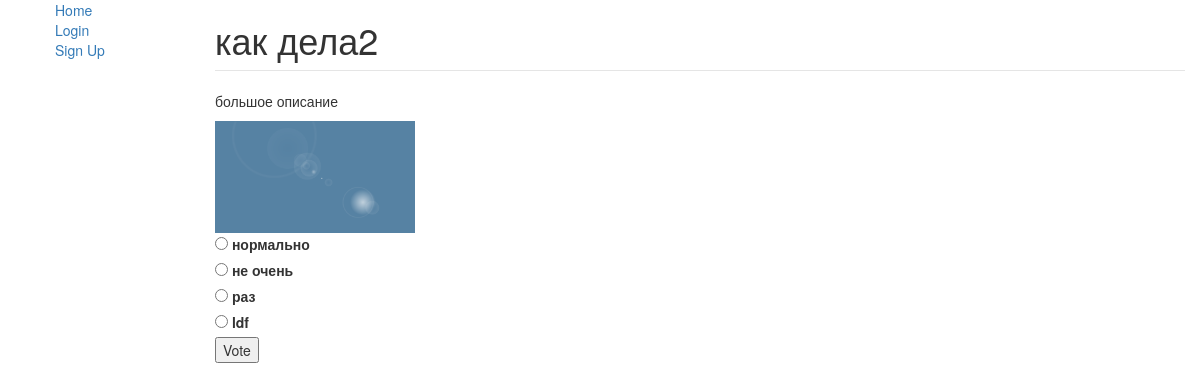
The app's page /polls/2/ with its own data.
### polls/models.py (models this page shows, shortened)
class Question(models.Model):
    question_text = models.CharField(max_length=200)
    pub_date = models.DateTimeField('date published')
    question_votes = models.IntegerField(default=0)
    short_description = models.CharField(max_length=400)
    description = models.CharField(max_length=3000)
    image = models.ImageField(upload_to='media/questions', blank=True)
    @property
    def was_published_recently(self):
        return self.pub_date >= timezone.now() - datetime.timedelta(days=1)

class Choice(models.Model):
    question = models.ForeignKey(Question, on_delete=models.CASCADE)
    choice_text = models.CharField(max_length=200)
    votes = models.IntegerField(default=0)

### polls/views.py (the view)
# urls.py: path('<int:pk>/', views.DetailView.as_view(), name='detail'),
class DetailView(generic.DetailView):
    model = Question
    template_name = 'polls/detail.html'
    def get_object(self, queryset=None):
        question = super(DetailView, self).get_object(queryset)
        if question.was_published_recently or self.request.user.is_staff:
            return question
        else:
            raise PermissionDenied()

### polls/templates/polls/detail.html (shortened to what this page needs)
{% extends "polls/base_generic.html" %}
{% block content %}
<form action="{% url 'polls:vote' question.id %}" method="post">
    <fieldset>
        <legend>
            <h1>{{question.question_text}}</h1>
        </legend>
        <p>{{question.description}}</p>
        {%if question.image%}
        <img style="width: 200px"  src="/polls{{ question.image.url }}">
        <br>
        {%endif%}
        {% for choice in question.choice_set.all %}
        <input type="radio" name="choice" id="choice{{forloop.counter}}" value="{{choice.id}}">
        <label for="choice{{forloop.counter}}">{{choice.choice_text}}</label><br>
        {% endfor %}
    </fieldset>
    <input type="submit" value="Vote">
</form>
{% endblock %}

### records on screen
Question: question_text "как дела2", description "большое описание", image (placeholder picture)
Choice: choice_text "нормально"
Choice: choice_text "не очень"
Choice: choice_text "раз"
Choice: choice_text "ldf"
